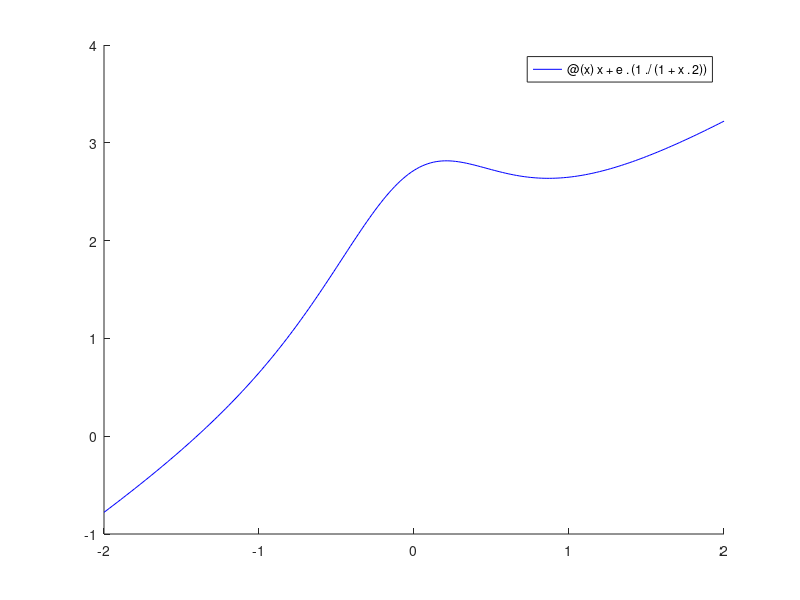

MATLAB code for this plot: (Note: this script raises an error after producing the figure.)
clear all
close all

% Script that displays a function and its interpolating polinomials of 
% Lagrange using equally spaced values and Chebyshev nodes.

hold on

% Real function. @(x) means that a symbolic x is defined.
func = @(x) x + e .^ (1 ./ (1 + x.^2));
fplot (func, [-2 2], 'b');

% Lagrange polynom has degree 6.
observationX = [-2 : 0.5 : 2];
observationY = zeros (size (observationX));
x = observationX;
y = observationY;

% Calculate value of function in observation points.
y = x + e .^ (1 ./ (1 + x.^2));

% Get evaluation points in the lineary spaced interval between -2 and 2.
evalPointsL = linspace (-2, 2, 6);
[yL1] = polyVandermonde (x, y, evalPointsL);
plot (evalPointsL, yL1, 'r');

% Lagrange function with Chebishev nodes (degree 6).
evalPointsC = chebyshevNodes (-2, 2, 6)
%evalPoints = chebTest (6, 'Tn', [-2 2])
[yL2] = polyVandermonde (x, y, evalPointsC);
plot (evalPointsC, yL2, 'g');

hold off

% Create a new graphics window.
figure

hold on

% Calculate and plot errors for both cases.
y = evalPointsL + e .^ (1 ./ (1 + evalPointsL.^2));
El1 = abs (y - yL1)
plot (0 : 5, El1, 'g');

y = evalPointsC + e .^ (1 ./ (1 + evalPointsC.^2));
El2 = abs (y - yL2)
plot (0 : 5, El2, 'b');


hold off
